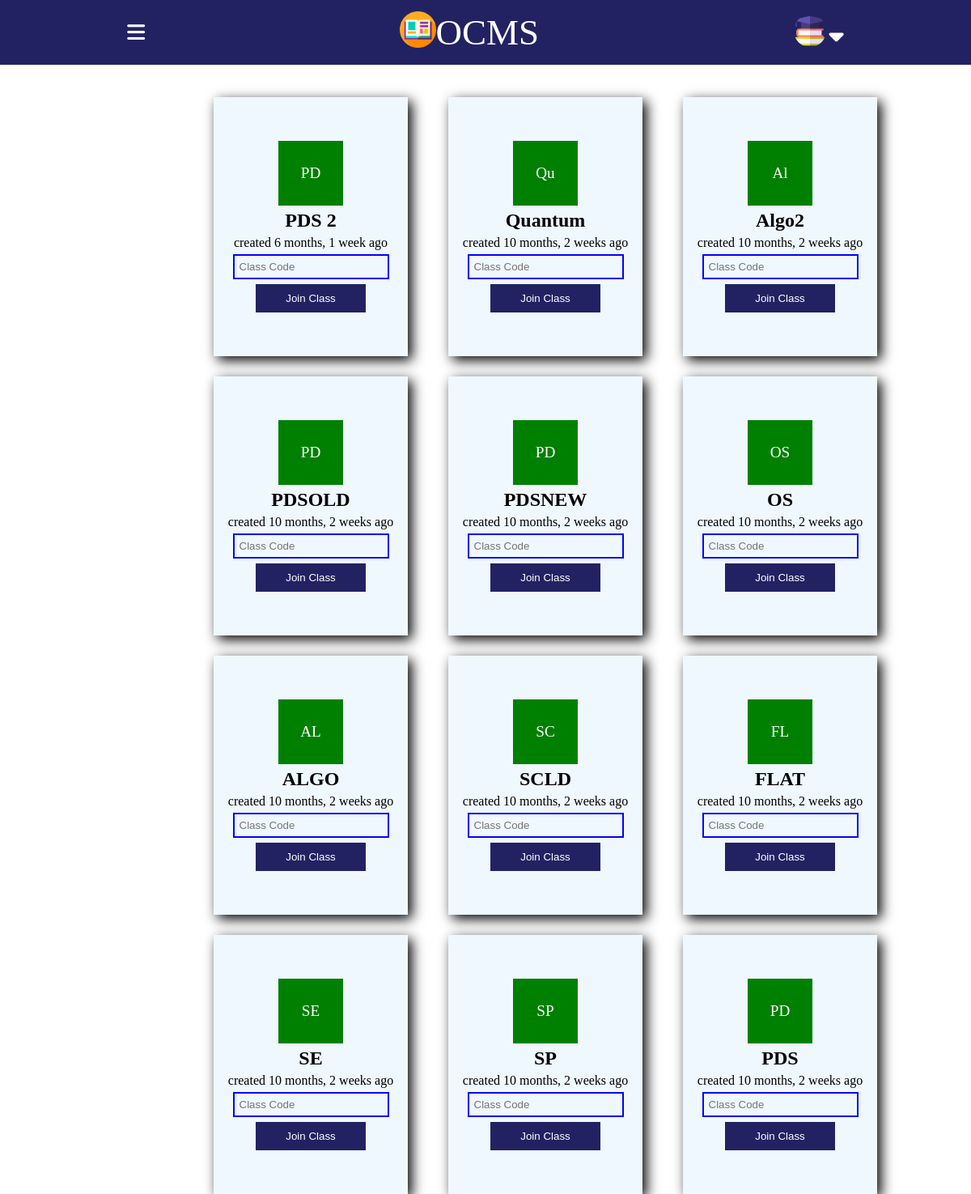
The app's page /join_room/ (signed in) with its own data.
### base/models.py (models this page shows, shortened)
class Room(models.Model):
    course_id=models.CharField(max_length=100)
    teacher=models.CharField(max_length=100)
    name = models.CharField(max_length=200) #set it to host.subject_name during declaration by default
    description = models.TextField(null=True, blank=True)
    avatar = models.ImageField(null=True, default="avatar.svg")
    room_code=models.CharField(max_length=100)
    updated = models.DateTimeField(auto_now=True)
    created = models.DateTimeField(auto_now_add=True)
    class Meta:
        ordering = ['-updated', '-created']

### base/views.py (the view, shortened to what this page needs)
# urls.py: path("join_room/",views.Join,name="join"),
@csrf_protect
def Join(request):
    Student_User=get_object_or_404(Student, user=request.user)
    rooms=Room.objects.all()
    context={'rooms':rooms}
    return render(request,'base/join_room.html',context)

### base/templates/base/join_room.html (shortened to what this page needs)
{% load static %}
<!DOCTYPE html>
<html lang="en">
<head>
    <link rel="stylesheet" href="{% static 'styles/join_room.css' %}">
</head>
<body>
    <div class="wrapper">
    <div class="nav">
        <i id="dropdown" class=" dropdown fa-solid fa-bars"></i>
     <div class="logo"><img src="{% static 'images/1414305.png' %}" class="img">
        <p style="font-size: 45px;">OCMS</p></div>
        <div class="profile">
            <img src="{% static 'images/4430487.png' %}" class="pic">
            <i class="dropdowm-icon fa-solid fa-caret-down"></i>
        </div>
    </div>
</div>
<div class="wrapper2">
    <div id="classinfo" class="classinfo">
        {% for room in rooms %}
        <div class="card card1">
        <div class="classicon">
            {{ room.name|slice:":2" }}
        </div>
          <h2>{{room.name}}</h2>
          <p>created {{room.created | timesince}} ago</p>
          <form action="" method="POST">
            <div class="below">
            <input id="room_code" name="code" placeholder="Class Code" />
            <button  type="submit">Join Class</button>
            </div>
            </form>
        </div>
        {% endfor %}
    </div>
</div>
</body>
</html>

### static/styles/join_room.css (style rules this page uses)
* { margin: 0; border: 0; box-sizing: border-box; }
body { height: 100vh; width: 100vw; display: flex; flex-direction: column; }
.img { height: 45px; }
.nav { width: 100vw; height: 10vh; background-color:rgb(34, 34, 99); position: absolute; top:0; display: flex; justify-content: space-around; align-items: center; color: white; }
.pic { height: 40px; width: 40px; border-radius: 50%; }
.dropdowm-icon { position: relative; bottom:3px; font-size: 29px; color: white; }
.logo { display: flex; }
.dropdown { font-size: 25px; }
.wrapper2 { display: flex; flex-direction: column; position: relative; position: absolute; top:15vh; left: 22vw; }
.classicon { height: 80px; width: 80px; background-color: green; display: flex; justify-content: center; align-items: center; color: white; font-size: larger; }
.classinfo { display: grid; grid-template-columns: 1fr 1fr 1fr; gap: 15px; column-gap: 50px; row-gap: 25px; }
.classinfo .card { height: 40vh; width: 20vw; background-color: aliceblue; display: flex; gap: 5px; box-shadow: 5px 5px 15px; flex-direction: column; justify-content: center; align-items: center; transition: transform; transition-duration: 1.5s; }
.card button { padding: 10px; border: none; background-color: rgb(34, 34, 99); color: white; }
.card input { border: none; background: transparent; padding: 6px; border: 2px solid blue; outline: none; }
.below { display: flex; flex-direction: column; gap: 6px; }
.below button { width: 70%; margin: 0 auto; }

### records on screen
Room: name "PD", name "PDS 2", created "6 months, 1 week"
Room: name "Qu", name "Quantum", created "10 months, 2 weeks"
Room: name "Al", name "Algo2", created "10 months, 2 weeks"
Room: name "PD", name "PDSOLD", created "10 months, 2 weeks"
Room: name "PD", name "PDSNEW", created "10 months, 2 weeks"
Room: name "OS", created "10 months, 2 weeks"
Room: name "AL", name "ALGO", created "10 months, 2 weeks"
Room: name "SC", name "SCLD", created "10 months, 2 weeks"
Room: name "FL", name "FLAT", created "10 months, 2 weeks"
Room: name "SE", created "10 months, 2 weeks"
Room: name "SP", created "10 months, 2 weeks"
Room: name "PD", name "PDS", created "10 months, 2 weeks"
